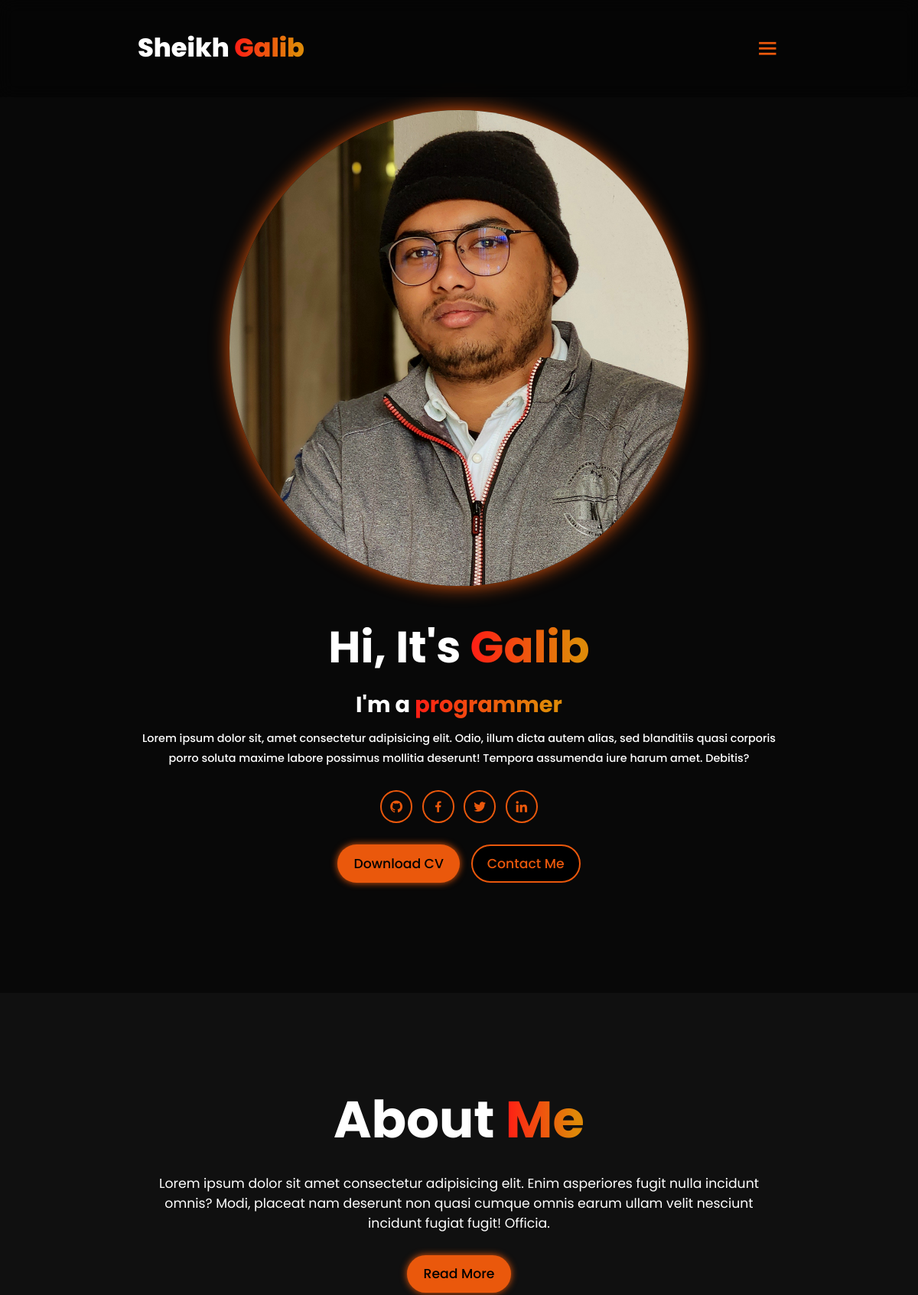
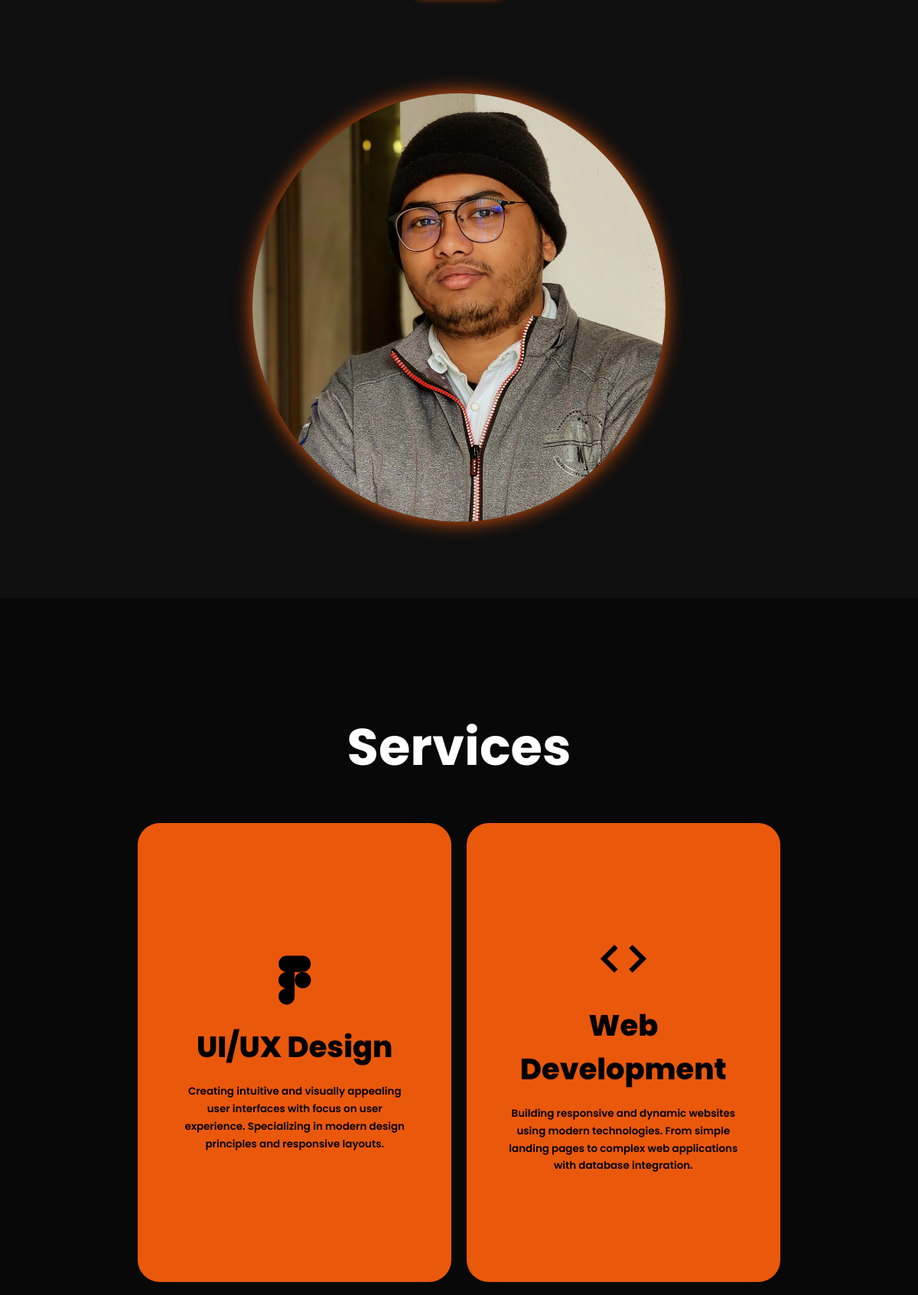
The page / (upper part) on the database its author committed (2 pictures, top to bottom).
### tables this page shows
CREATE TABLE IF NOT EXISTS services (
    id INT AUTO_INCREMENT PRIMARY KEY,
    title VARCHAR(255) NOT NULL,
    description TEXT NOT NULL,
    icon_class VARCHAR(100) NOT NULL,
    featured BOOLEAN DEFAULT TRUE,
    created_at TIMESTAMP DEFAULT CURRENT_TIMESTAMP,
    display_order INT DEFAULT 0
);

### includes/project_manager.php (called while the page is built, shortened)
<?php
require_once __DIR__ . '/../config/database.php';
class ProjectManager
{
    private $pdo;
    public function __construct($pdo)
    {
        $this->pdo = $pdo;
    }
    public function getAllServices($featured_only = false)
    {
        $sql = "SELECT * FROM services";
        if ($featured_only) {
            $sql .= " WHERE featured = 1";
        }
        $sql .= " ORDER BY display_order ASC";
        $stmt = $this->pdo->prepare($sql);
        $stmt->execute();
        return $stmt->fetchAll(PDO::FETCH_ASSOC);
    }
}
$projectManager = new ProjectManager($pdo);
?>

### index.php (the view, shortened to what this page needs)
<?php
require_once 'includes/project_manager.php';
$services = $projectManager->getAllServices(true);
?>
<!DOCTYPE html>
<html lang="en">
<head>
    <link rel="stylesheet" href="style.css" />
    <link href="https://unpkg.com/boxicons@2.1.4/css/boxicons.min.css" rel="stylesheet" />
</head>
<body>
    <header class="header">
        <a href="#home" class="logo">
            Sheikh <span>Galib</span>
        </a>
        <i class="bx bx-menu" id="menu-icon"></i>
    </header>
    <section class="home" id="home">
        <div class="home-content">
            <h1>Hi, It's <span>Galib</span></h1>
            <h3>I'm a <span>programmer</span></h3>
            <p>Lorem ipsum dolor sit,
                amet consectetur adipisicing elit.
                Odio, illum dicta autem alias,
                sed blanditiis quasi corporis porro soluta maxime labore possimus mollitia deserunt!
                Tempora assumenda iure harum amet. Debitis?</p>
            <div class="social-icons">
                <a href="#" onclick="openSocialLink('github')"><i class="bx bxl-github"></i></a>
                <a href="#" onclick="openSocialLink('facebook')"><i class="bx bxl-facebook"></i></a>
                <a href="#" onclick="openSocialLink('x')"><i class="bx bxl-twitter"></i></a>
                <a href="#" onclick="openSocialLink('linkedin')"><i class="bx bxl-linkedin"></i></a>
            </div>
            <div class="btn-group">
                <a href="#" class="btn" onclick="downloadCV()">Download CV</a>
                <a href="#contact" class="btn">Contact Me</a>
            </div>
        </div>
        <div class="home-img">
            <img src="images/profile-3.png" alt="profile image" />
        </div>
    </section>
    <section class="about" id="about">
        <div class="about-img">
            <img src="images/profile-3.png" alt="image">
        </div>
        <div class="about-content">
            <h2>About <span>Me</span></h2>
            <p>Lorem ipsum dolor sit amet consectetur adipisicing elit.
                Enim asperiores fugit nulla incidunt omnis?
                Modi, placeat nam deserunt non quasi cumque omnis earum ullam velit nesciunt
                incidunt fugiat fugit! Officia.</p>
            <a href="#" class="btn">Read More</a>
        </div>
    </section>
    <section class="services" id="services">
        <h2 class="heading">Services</h2>
        <div class="services-container">
            <?php foreach ($services as $service): ?>
                <div class="service-box">
                    <div class="service-info">
                        <i class="<?php echo htmlspecialchars($service['icon_class']); ?>"></i>
                        <h4><?php echo htmlspecialchars($service['title']); ?></h4>
                        <p><?php echo htmlspecialchars($service['description']); ?></p>
                    </div>
                </div>
            <?php endforeach; ?>
        </div>
    </section>
</body>
</html>

### style.css (style rules this page uses)
* { margin: 0; padding: 0; box-sizing: border-box; text-decoration: none; scroll-behavior: smooth; font-family: "Poppins"; }
:root { --bg-color: #080808; --second-bg-color: #101010; --text-color: white; --main-color: #ea580c; }
html { font-size: 60%; overflow-x: hidden; }
body { background: var(--bg-color); color: var(--text-color); }
.header { position: fixed; width: 100%; top: 0; left: 0; padding: 4rem 15%; background: rgba(0, 0, 0, 0.3); backdrop-filter: blur(10px); display: flex; justify-content: space-between; align-items: center; z-index: 1000; }
#menu-icon { font-size: 3.5rem; color: var(--main-color); display: none; }
.logo { font-size: 3.5rem; color: var(--text-color); font-weight: 800; cursor: pointer; transition: 0.3s ease-in-out; }
span { background: linear-gradient( 270deg, #DF8908 10%, #ff1d15 100% ); background-clip: text; color: transparent; }
section { min-height: 100vh; padding: 10rem 15%; }
.home { display: flex; justify-content: center; align-items: center; gap: 15rem; }
.home-content { display: flex; flex-direction: column; align-items: flex-end; text-align: right; }
.home-content h1 { font-size: 6rem; font-weight: 700; margin-bottom: 1.5rem; line-height: 1; }
.home-content h3 { margin: 1rem 0; font-size: 3rem; }
.home-content p { font-size: 1.5rem; font-weight: 500; line-height: 1.8; }
.home-img img { width: 25vw; border-radius: 50%; box-shadow: 0 0 25px var(--main-color); transition: 0.4s ease-in-out; }
.social-icons a { display: inline-flex; justify-content: center; align-items: center; font-size: 2rem; padding: 1rem; background: transparent; border: 2px solid var(--main-color); border-radius: 50%; color: var(--main-color); margin: 3rem 0.5rem; transition: 0.3s ease-in-out; }
.btn-group { display: flex; gap: 1.5rem; }
.btn { display: inline-block; padding: 1rem 2rem; background-color: var(--main-color); box-shadow: 0 0 10px var(--main-color); border-radius: 3rem; font-size: 1.8rem; color: black; border: 2px solid transparent; font-weight: 500; transition: 0.3s ease-in-out; }
.btn-group a:nth-of-type(2) { background-color: black; color: var(--main-color); border: 2px solid var(--main-color); box-shadow: 0 0 25px transparent; }
.about { display: flex; justify-content: center; align-items: center; gap: 10rem; background: var(--second-bg-color); }
.about-img img { width: 25vw; border-radius: 50%; box-shadow: 0 0 25px var(--main-color); transition: 0.4s ease-in-out; }
.about-content h2 { font-size: 7rem; text-align: left; }
.about-content p { font-size: 1.8rem; }
.about-content .btn { margin: 3rem 0; }
.heading { text-align: center; font-size: 7rem; margin: 5rem 0; }
.services { background-color: var(--bg-color); color: black; }
.services h2 { color: var(--text-color); }
.services-container { display: grid; grid-template-columns: repeat(auto-fit, minmax(300px, 1fr)); align-items: center; gap: 2rem; }
.service-box { display: flex; justify-content: center; align-items: center; background-color: var(--main-color); height: 600px; border-radius: 3rem; cursor: pointer; border: 5px solid transparent; transition: 0.4s ease-in-out; }
.service-info { display: flex; flex-direction: column; align-items: center; text-align: center; justify-content: center; padding: 5rem; }
.service-info h4 { font-size: 4rem; margin: 2rem 0; font-weight: 800; }
.service-info p { font-size: 1.4rem; font-weight: 600; line-height: 1.7; }
.service-info i { font-size: 8rem; }
@media (max-width:1285px) { #menu-icon { display: block; } }
@media (max-width:1285px) { .home { flex-direction: column-reverse; margin: 5rem 0; gap: 5rem; } }
@media (max-width:1285px) { .home-content { align-items: center; text-align: center; } }
@media (max-width:1285px) { .home-img img { width: 50vw; } }
@media (max-width:1285px) { .about { flex-direction: column-reverse; text-align: center; } }
@media (max-width:1285px) { .about h2 { text-align: center; margin: 2rem 0; } }
@media (max-width:1285px) { .about img { width: 45vw; } }

### rows shown on the page
services: title "UI/UX Design", description "Creating intuitive and visually appealing user interfaces with focus on user experience. Specializing in modern design principles and responsive layouts."
services: title "Web Development", description "Building responsive and dynamic websites using modern technologies. From simple landing pages to complex web applications with database integration."
